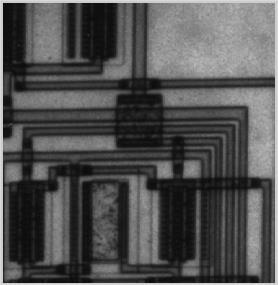
#> input picture Histogram Equalization/anh3.png, 278 x 285 px, found by its file name
$ jupyter execute histogram_equalization-checkpoint.ipynb
#> lines starting #> are read from the running program, lines starting #| are printed output that depends on the picture
# 1. Histogram Equalization

[cell 1]
import struct
import matplotlib.pyplot as plt

# Phát hiện định dạng tệp (BMP hoặc PPM)
def detect_format(file_path):
    with open(file_path, 'rb') as f:
        header = f.read(2)
        if header == b'BM':  # BMP
            return "BMP"
        elif header[:2] == b'P6':  # PPM
            return "PPM"
        else:
            raise ValueError("Định dạng ảnh không được hỗ trợ!")

# Đọc ảnh BMP (24-bit)
def read_bmp(file_path):
    with open(file_path, 'rb') as f:
        header = f.read(14)
        dib_header = f.read(40)

        # Lấy thông tin cơ bản
        width = struct.unpack('<I', dib_header[4:8])[0]
        height = struct.unpack('<I', dib_header[8:12])[0]
        bit_count = struct.unpack('<H', dib_header[14:16])[0]
        compression = struct.unpack('<I', dib_header[16:20])[0]

        if bit_count != 24 or compression != 0:
            raise ValueError("Chỉ hỗ trợ ảnh BMP 24-bit không nén!")

        # Đọc dữ liệu pixel
        offset = struct.unpack('<I', header[10:14])[0]
        row_size = (width * 3 + 3) // 4 * 4
        f.seek(offset)
        pixels = []
        for y in range(height):
            row = []
            for x in range(width):
                b, g, r = struct.unpack('BBB', f.read(3))
                row.append((r, g, b))
            f.read(row_size - width * 3)  # Bỏ padding
            pixels.append(row)
        return width, height, pixels

# Đọc ảnh PPM (P6)
# [18 lines left out: function read_ppm, not called in this run]

# Ghi ảnh BMP (24-bit)
def write_bmp(file_path, width, height, pixels):
    with open(file_path, 'wb') as f:
        row_size = (width * 3 + 3) // 4 * 4
        padding = row_size - width * 3
        pixel_data_size = row_size * height
        file_size = 14 + 40 + pixel_data_size

        # Viết BMP Header
        f.write(b'BM')
        f.write(struct.pack('<I', file_size))
        f.write(b'\x00\x00')
        f.write(b'\x00\x00')
        f.write(struct.pack('<I', 54))  # Offset

        # Viết DIB Header
        f.write(struct.pack('<I', 40))  # Header size
        f.write(struct.pack('<I', width))
        f.write(struct.pack('<I', height))
        f.write(struct.pack('<H', 1))  # Planes
        f.write(struct.pack('<H', 24))  # Bits per pixel
        f.write(struct.pack('<I', 0))  # Compression
        f.write(struct.pack('<I', pixel_data_size))
        f.write(struct.pack('<I', 2835))  # X pixels per meter
        f.write(struct.pack('<I', 2835))  # Y pixels per meter
        f.write(struct.pack('<I', 0))  # Total colors
        f.write(struct.pack('<I', 0))  # Important colors

        # Viết dữ liệu pixel
        for row in pixels:
            for r, g, b in row:
                f.write(struct.pack('BBB', b, g, r))  # BMP lưu theo thứ tự BGR
            f.write(b'\x00' * padding)

# Ghi ảnh PPM (P6)
# [10 lines left out: function write_ppm, not called in this run]

# Tính histogram
def compute_histogram(width, height, pixels):
    histogram = [0] * 256
    for row in pixels:
        for r, g, b in row:
            grayscale = int(0.299 * r + 0.587 * g + 0.114 * b)  # Chuyển về xám
            histogram[grayscale] += 1
    return histogram

# Vẽ histogram
def plot_histogram(histogram, title):
    plt.bar(range(256), histogram, color='gray')
    plt.title(title)
    plt.xlabel("Giá trị mức xám")
    plt.ylabel("Số lượng pixel")
    plt.show()

# Áp dụng Histogram Equalization
def apply_histogram_equalization(width, height, pixels):
    histogram = compute_histogram(width, height, pixels)
    cdf = [sum(histogram[:i+1]) for i in range(256)]
    cdf_min = next(value for value in cdf if value > 0)
    total_pixels = width * height
    new_pixels = []

    # Tính giá trị pixel mới
    for row in pixels:
        new_row = []
        for r, g, b in row:
            grayscale = int(0.299 * r + 0.587 * g + 0.114 * b)
            new_value = round((cdf[grayscale] - cdf_min) / (total_pixels - cdf_min) * 255)
            new_row.append((new_value, new_value, new_value))  # Chuyển ảnh về xám
        new_pixels.append(new_row)
    return new_pixels

# Hàm tổng hợp
def process_image(input_file, output_file):
    format_type = detect_format(input_file)

    if format_type == "BMP":
        width, height, pixels = read_bmp(input_file)
    elif format_type == "PPM":
        width, height, pixels = read_ppm(input_file)
    else:
        raise ValueError("Định dạng ảnh không được hỗ trợ!")

    # Vẽ histogram ảnh gốc
    original_histogram = compute_histogram(width, height, pixels)
    plot_histogram(original_histogram, "Histogram của ảnh gốc")
#> in plot_histogram, `plt.show()`:
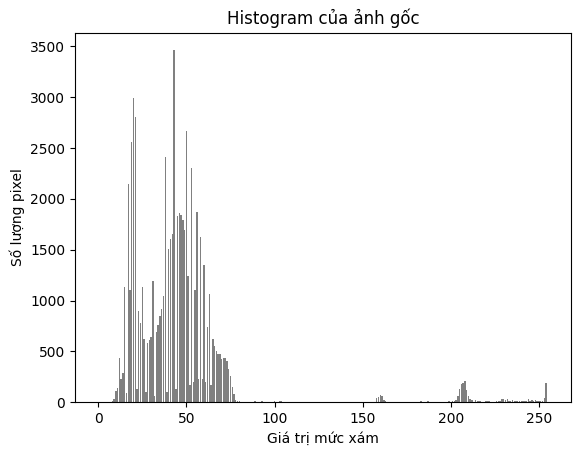
#> figure drawn by matplotlib, 1 panel; tallest bar 3462 high, from x = 42.6 to 43.4

    # Áp dụng cân bằng histogram
    new_pixels = apply_histogram_equalization(width, height, pixels)

    # Vẽ histogram ảnh sau cân bằng
    new_histogram = compute_histogram(width, height, new_pixels)
    plot_histogram(new_histogram, "Histogram của ảnh sau cân bằng")
#> call 2 of plot_histogram, with title = 'Histogram của ảnh sau cân bằng'
#> in plot_histogram (call 2), `plt.show()`:
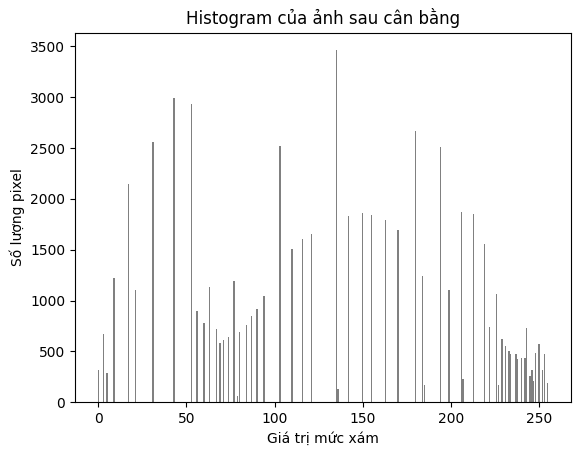
#> figure drawn by matplotlib, 1 panel; tallest bar 3462 high, from x = 134.6 to 135.4

    # Ghi ảnh đầu ra
    if format_type == "BMP":
        write_bmp(output_file, width, height, new_pixels)
    elif format_type == "PPM":
        write_ppm(output_file, width, height, new_pixels)

    print(f"Đã xử lý ảnh và lưu tại {output_file}")

# Chạy chương trình
if __name__ == "__main__":
    input_file = "E:/Picture/Histogram Equalization/anh1.bmp"  # Hoặc input.ppm
    output_file = "output1.bmp"  # Hoặc output.ppm

    process_image(input_file, output_file)

# 2.1. Histogram matching (Hỗ trợ định dạng BMP và PPM)

[cell 2]
import math
import struct
import matplotlib.pyplot as plt

# Đọc ảnh BMP (24-bit) và PPM (P6)
def detect_format(file_path):
    with open(file_path, 'rb') as f:
        header = f.read(2)
        if header == b'BM':
            return "BMP"
        elif header[:2] == b'P6':
            return "PPM"
        else:
            raise ValueError("Định dạng ảnh không được hỗ trợ!")

def read_bmp(file_path):
    with open(file_path, 'rb') as f:
        header = f.read(14)
        dib_header = f.read(40)

        width = struct.unpack('<I', dib_header[4:8])[0]
        height = struct.unpack('<I', dib_header[8:12])[0]
        bit_count = struct.unpack('<H', dib_header[14:16])[0]
        compression = struct.unpack('<I', dib_header[16:20])[0]

        if bit_count != 24 or compression != 0:
            raise ValueError("Chỉ hỗ trợ ảnh BMP 24-bit không nén!")

        offset = struct.unpack('<I', header[10:14])[0]
        row_size = (width * 3 + 3) // 4 * 4
        f.seek(offset)

        pixels = []
        for y in range(height):
            row = []
            for x in range(width):
                b, g, r = struct.unpack('BBB', f.read(3))
                row.append((r, g, b))
            f.read(row_size - width * 3)
            pixels.append(row)
        return width, height, pixels

# [18 lines left out: function read_ppm, not called in this run]

# Ghi ảnh BMP (24-bit) và PPM (P6)
def write_bmp(file_path, width, height, pixels):
    with open(file_path, 'wb') as f:
        row_size = (width * 3 + 3) // 4 * 4
        padding = row_size - width * 3
        pixel_data_size = row_size * height
        file_size = 14 + 40 + pixel_data_size

        f.write(b'BM')
        f.write(struct.pack('<I', file_size))
        f.write(b'\x00\x00')
        f.write(b'\x00\x00')
        f.write(struct.pack('<I', 54))

        f.write(struct.pack('<I', 40))
        f.write(struct.pack('<I', width))
        f.write(struct.pack('<I', height))
        f.write(struct.pack('<H', 1))
        f.write(struct.pack('<H', 24))
        f.write(struct.pack('<I', 0))
        f.write(struct.pack('<I', pixel_data_size))
        f.write(struct.pack('<I', 2835))
        f.write(struct.pack('<I', 2835))
        f.write(struct.pack('<I', 0))
        f.write(struct.pack('<I', 0))

        for row in pixels:
            for r, g, b in row:
                f.write(struct.pack('BBB', b, g, r))
            f.write(b'\x00' * padding)

# [8 lines left out: function write_ppm, not called in this run]

# Tính histogram
def compute_histogram(width, height, pixels):
    histogram = [0] * 256
    for row in pixels:
        for r, g, b in row:
            grayscale = int(0.299 * r + 0.587 * g + 0.114 * b)
            histogram[grayscale] += 1
    return histogram

# Tính CDF từ histogram
def compute_cdf(histogram):
    cdf = [sum(histogram[:i+1]) for i in range(len(histogram))]
    return cdf

# Histogram Matching
def histogram_matching(width, height, pixels, target_histogram):
    original_histogram = compute_histogram(width, height, pixels)
    original_cdf = compute_cdf(original_histogram)
    target_cdf = compute_cdf(target_histogram)

    # Ánh xạ giá trị pixel
    mapping = [0] * 256
    for i in range(256):
        closest_value = min(range(256), key=lambda j: abs(original_cdf[i] - target_cdf[j]))
        mapping[i] = closest_value

    # Áp dụng ánh xạ
    new_pixels = []
    for row in pixels:
        new_row = []
        for r, g, b in row:
            grayscale = int(0.299 * r + 0.587 * g + 0.114 * b)
            new_value = mapping[grayscale]
            new_row.append((new_value, new_value, new_value))
        new_pixels.append(new_row)
    return new_pixels

# Vẽ histogram
def plot_histogram(histogram, title):
    plt.bar(range(256), histogram, color='gray')
    plt.title(title)
    plt.xlabel("Giá trị mức xám")
    plt.ylabel("Số lượng pixel")
    plt.show()

# Hàm tổng hợp
def process_image(input_file, output_file, target_histogram):
    format_type = detect_format(input_file)

    if format_type == "BMP":
        width, height, pixels = read_bmp(input_file)
    elif format_type == "PPM":
        width, height, pixels = read_ppm(input_file)
    else:
        raise ValueError("Định dạng ảnh không được hỗ trợ!")

    # Vẽ histogram ảnh gốc
    original_histogram = compute_histogram(width, height, pixels)
    plot_histogram(original_histogram, "Histogram của ảnh gốc")
#> in plot_histogram, `plt.show()`:
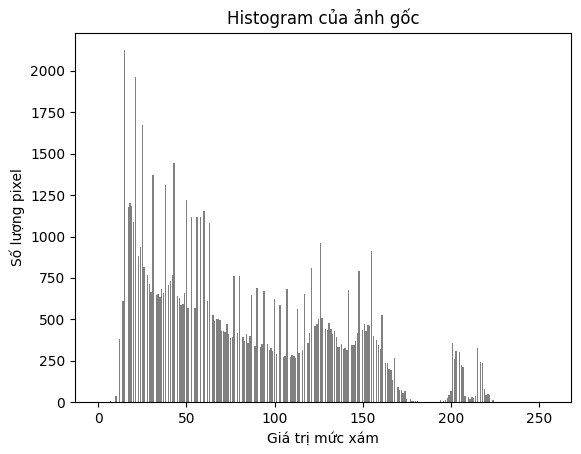
#> figure drawn by matplotlib, 1 panel; tallest bar 2125 high, from x = 14.6 to 15.4

    # Áp dụng histogram matching
    new_pixels = histogram_matching(width, height, pixels, target_histogram)

    # Vẽ histogram ảnh sau khi matching
    new_histogram = compute_histogram(width, height, new_pixels)
    plot_histogram(new_histogram, "Histogram của ảnh sau Histogram Matching")
#> call 2 of plot_histogram, with title = 'Histogram của ảnh sau Histogram Matching'
#> in plot_histogram (call 2), `plt.show()`:
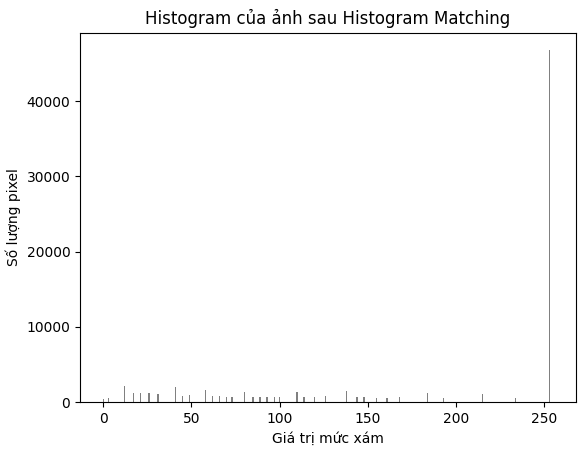
#> figure drawn by matplotlib, 1 panel; tallest bar 46787 high, from x = 252.6 to 253.4

    # Ghi ảnh đầu ra
    if format_type == "BMP":
        write_bmp(output_file, width, height, new_pixels)
    elif format_type == "PPM":
        write_ppm(output_file, width, height, new_pixels)

    print(f"Đã xử lý ảnh và lưu tại {output_file}")

# Chạy chương trình
if __name__ == "__main__":
    input_file = "E:/Picture/Histogram Equalization/anh2.bmp"  # Hoặc input.ppm
    output_file = "output2.bmp"  # Hoặc output.ppm

    # Histogram mục tiêu (phân phối đều hoặc tuỳ chỉnh)
    target_histogram = [255 - i for i in range(256)]  # Giảm dần từ 255 về 0
    process_image(input_file, output_file, target_histogram)

# 2.2. Histogram matching (Hỗ trợ định dạng PNG)

[cell 3]
# Updated version: Work with PNG images for Histogram Matching

import numpy as np
from PIL import Image

# Function to read PNG image and convert to grayscale
def read_png(file_path):
    image = Image.open(file_path).convert('L')  # Convert to grayscale
    width, height = image.size
    pixels = np.array(image).flatten().tolist()
    return width, height, 255, pixels  # Max value for grayscale is 255

# Function to write output as PNG
def write_png(file_path, width, height, pixels):
    image = Image.fromarray(np.array(pixels, dtype=np.uint8).reshape((height, width)), mode='L')
    image.save(file_path)

# Function to calculate histogram
def calculate_histogram(pixels, max_val):
    histogram = [0] * (max_val + 1)
    for pixel in pixels:
        histogram[pixel] += 1
    total_pixels = len(pixels)
    normalized_histogram = [count / total_pixels for count in histogram]
    return normalized_histogram

# Function to compute CDF from histogram
def compute_cdf(histogram):
    cdf = [0] * len(histogram)
    cdf[0] = histogram[0]
    for i in range(1, len(histogram)):
        cdf[i] = cdf[i - 1] + histogram[i]
    return cdf

# Function for histogram matching
def histogram_matching(source_pixels, source_max_val, target_histogram):
    source_histogram = calculate_histogram(source_pixels, source_max_val)
    source_cdf = compute_cdf(source_histogram)
    target_cdf = compute_cdf(target_histogram)

    # Map source CDF to target CDF
    mapping = [0] * (source_max_val + 1)
    target_index = 0
    for source_index in range(source_max_val + 1):
        while target_index < len(target_cdf) - 1 and target_cdf[target_index] < source_cdf[source_index]:
            target_index += 1
        mapping[source_index] = target_index

    # Apply mapping to source pixels
    matched_pixels = [mapping[pixel] for pixel in source_pixels]
    return matched_pixels

# Function to plot image and histogram
def plot_image_and_histogram(image_pixels, width, height, histogram, title):
    # Reshape pixel data to 2D
    image = np.array(image_pixels, dtype=np.uint8).reshape((height, width))
    plt.figure(figsize=(12, 6))

    # Plot image
    plt.subplot(1, 2, 1)
    plt.imshow(image, cmap='gray', vmin=0, vmax=255)
    plt.title(f'{title} Image')
    plt.axis('off')

    # Plot histogram
    plt.subplot(1, 2, 2)
    plt.bar(range(len(histogram)), histogram, color='blue', alpha=0.7)
    plt.title(f'{title} Histogram')
    plt.xlabel('Pixel Value')
    plt.ylabel('Frequency')
    plt.show()

# Main process
def process_image(input_file, output_file, target_histogram):
    # Read the input image
#> called with output_file = 'output3.png'
    width, height, max_val, source_pixels = read_png(input_file)
#> in read_png, `pixels = np.array(image).flatten().tolist()`: pixels = 79230 items
#> width = 278; height = 285; max_val = 255; source_pixels = 79230 items

    # Normalize target histogram
    total = sum(target_histogram)
    target_histogram = [value / total for value in target_histogram]

    # Perform histogram matching
    matched_pixels = histogram_matching(source_pixels, max_val, target_histogram)
#> in calculate_histogram, `histogram = [0] * (max_val + 1)`: histogram = 256 values from 0 to 0
#> the loop in calculate_histogram, `for pixel in pixels:` made 79230 passes
#> pixel on passes 1 to 3: 208, 204, 199
#> after the loop in calculate_histogram, `for pixel in pixels:`: histogram = 256 values, max 1202 at index 18, min 0 at index 0, mean 309.5
#> in calculate_histogram, `total_pixels = len(pixels)`: total_pixels = 79230
#> in calculate_histogram, `normalized_histogram = [count / total_pixels for count in histogram]`: normalized_histogram = 256 values, max 0.0152 at index 18, min 0 at index 0, mean 0.00391
#> in histogram_matching, `source_histogram = calculate_histogram(source_pixels, source_max_val)`: source_histogram has the same summary as normalized_histogram in calculate_histogram
#> in compute_cdf, `cdf = [0] * len(histogram)`: cdf = 256 values from 0 to 0
#> after the loop in compute_cdf, `for i in range(1, len(histogram)):`: cdf = 256 values from 0 to 1
#> in histogram_matching, `mapping = [0] * (source_max_val + 1)`: mapping = 256 values from 0 to 0
#> after the loop in histogram_matching, `for source_index in range(source_max_val + 1):`: mapping = 256 values from 0 to 255
#> in histogram_matching, `matched_pixels = [mapping[pixel] for pixel in source_pixels]`: matched_pixels = 79230 items
#> matched_pixels = 79230 items

    # Write output image
    write_png(output_file, width, height, matched_pixels)
#> in write_png, `image = Image.fromarray(np.array(pixels, dtype=np.uint8).reshape((heig..`:
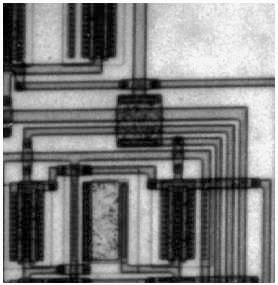
#> image: PIL image 278x285 L; min 0, max 255, mean 128.4

    # Plot original and matched images and histograms
    source_histogram = calculate_histogram(source_pixels, max_val)
#> the loop in calculate_histogram (call 2), `for pixel in pixels:` made 79230 passes
#> source_histogram has the same summary as normalized_histogram in calculate_histogram
    matched_histogram = calculate_histogram(matched_pixels, max_val)
#> matched_histogram = 256 values, max 0.0152 at index 17, min 0 at index 2, mean 0.00391

    plot_image_and_histogram(source_pixels, width, height, source_histogram, "Original")
#> in plot_image_and_histogram, `plt.show()`:
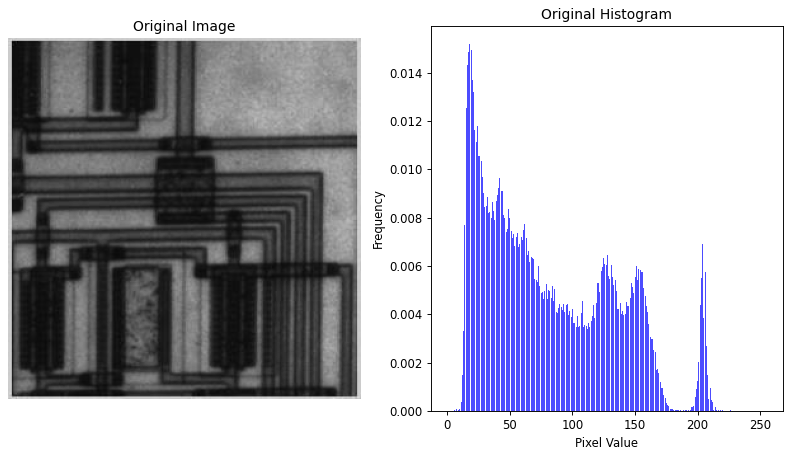
#> figure drawn by matplotlib, 2 panels; panel 2: tallest bar 0.0152 high, from x = 17.6 to 18.4
    plot_image_and_histogram(matched_pixels, width, height, matched_histogram, "Result ")
#> call 2 of plot_image_and_histogram, with width = 278, height = 285, title = 'Result '
#> in plot_image_and_histogram (call 2), `plt.show()`:
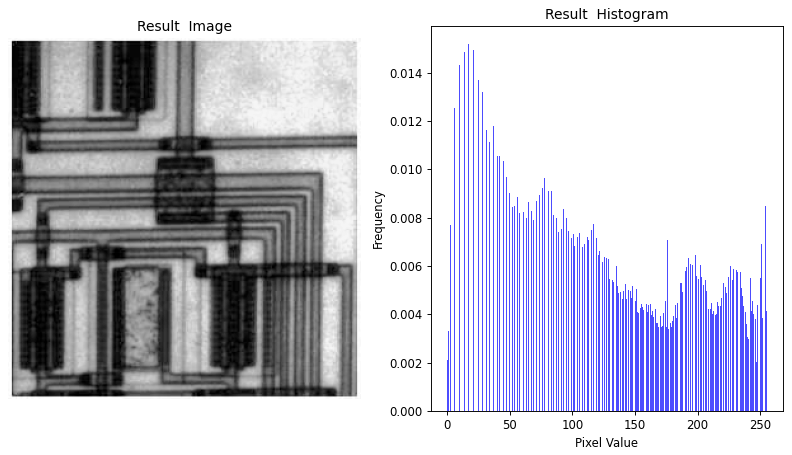
#> figure drawn by matplotlib, 2 panels; panel 2: tallest bar 0.0152 high, from x = 16.6 to 17.4

# Example usage
input_file = "E:/Picture/Histogram Equalization/anh3.png"  # Replace with your uploaded file
output_file = "output3.png"

# Target histogram (uniform distribution)
target_histogram = [1] * 256

# Process the PNG image with histogram matching
process_image(input_file, output_file, target_histogram)
